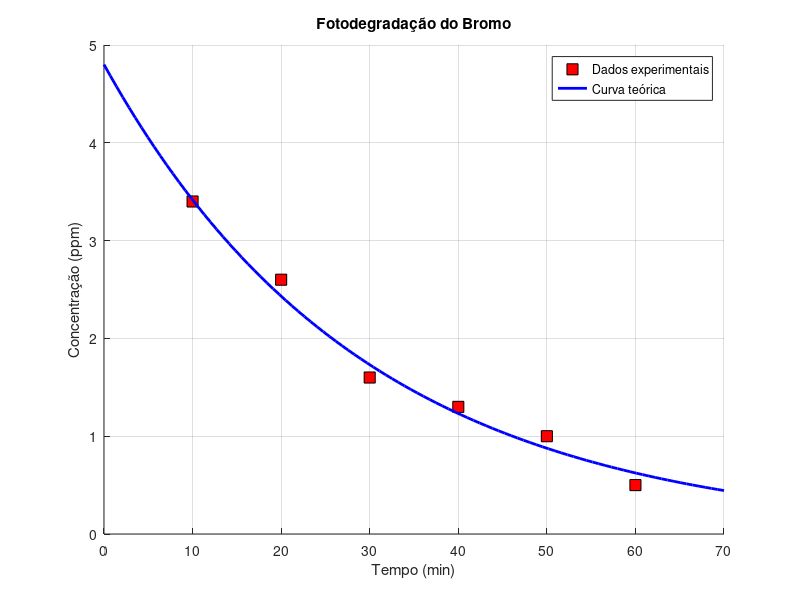

The MATLAB script that drew this image:
% Dados experimentais
t_exp = [10, 20, 30, 40, 50, 60];  % Tempo em minutos
c_exp = [3.4, 2.6, 1.6, 1.3, 1.0, 0.5];  % Concentração em ppm

% Vetor de tempo para a equação teórica
t = linspace(0, 70, 100);  % De 0 a 70 minutos, com 100 pontos para suavizar a curva

% Calcular a concentração teórica
c_teo = 4.8 * exp(-0.034 * t);

% Criar o gráfico
figure;
hold on;  % Permite sobrepor os gráficos

% Plotar os dados experimentais (quadrados)
plot(t_exp, c_exp, 'ks', 'MarkerFaceColor', 'r', 'MarkerSize', 8, 'DisplayName', 'Dados experimentais');

% Plotar a curva teórica (linha contínua)
plot(t, c_teo, 'b-', 'LineWidth', 2, 'DisplayName', 'Curva teórica');

% Adicionar rótulos e título
xlabel('Tempo (min)');
ylabel('Concentração (ppm)');
title('Fotodegradação do Bromo');

% Ativar a legenda
legend('Location', 'northeast');

% Adicionar grade
grid on;
hold off;
